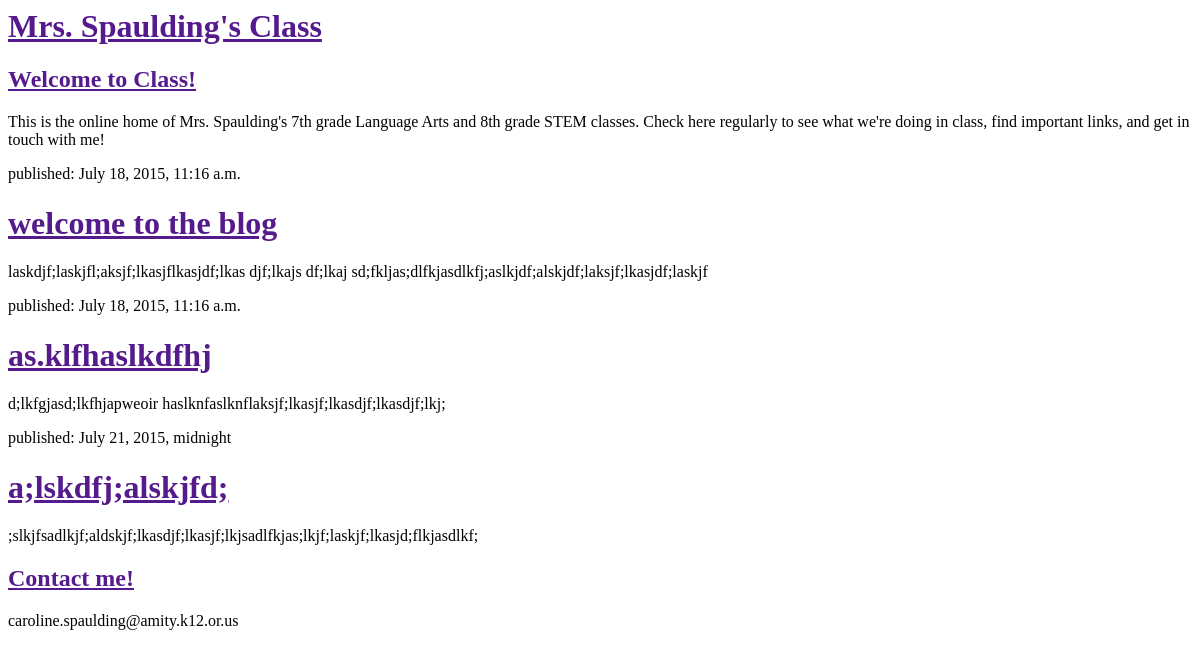
Before: / with the older database file.
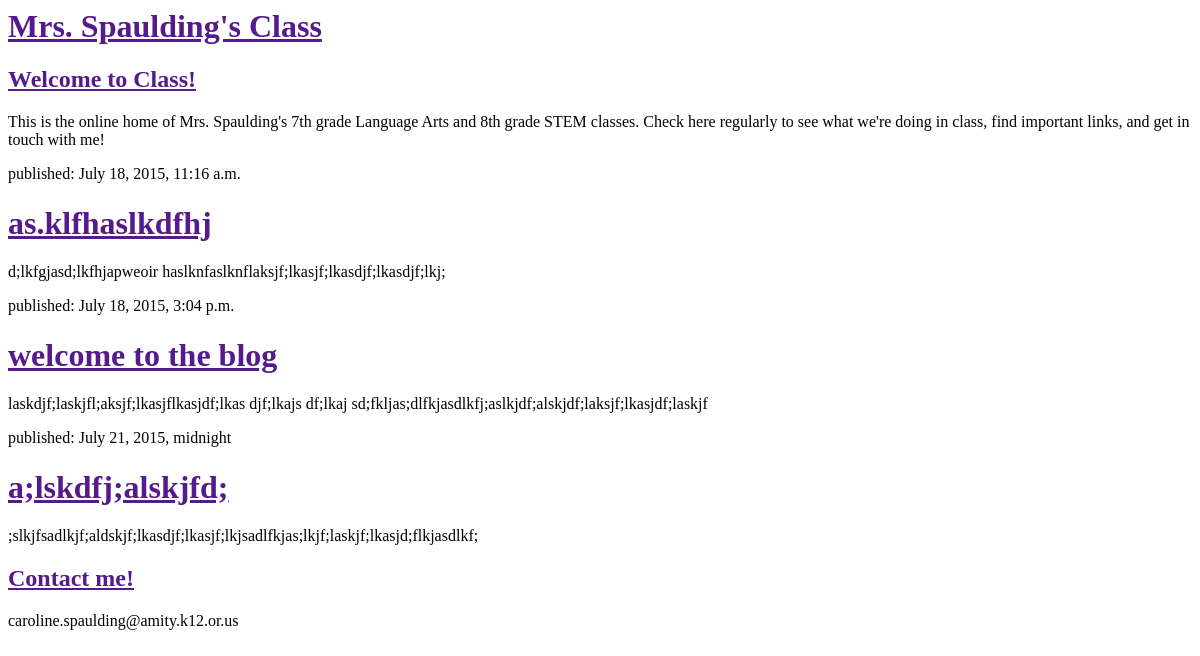
After: the same page with the newer database file.
### blog/models.py (models this page shows, shortened)
class Post(models.Model):
	author = models.ForeignKey('auth.User')
	title = models.CharField(max_length=200)
	text = models.TextField()
	created_date = models.DateTimeField(default=timezone.now)
	published_date = models.DateTimeField(blank=True, null=True)

### blog/views.py (the view)
# urls.py: url(r'^$', views.post_list, name='post_list'),]
def post_list(request):
	posts = Post.objects.filter(published_date__lte=timezone.now()).order_by('published_date')
	return render(request, 'blog/post_list.html', {'posts': posts})

### blog/templates/blog/post_list.html (shortened to what this page needs)
<html>
    <head>
    </head>
    <body>
        <div>
           <h1><a href="">Mrs. Spaulding's Class</a></h1>
        </div>
        <div>
            <h2><a href="">Welcome to Class!</a></h2>
            <p>This is the online home of Mrs. Spaulding's 7th grade Language Arts and 8th grade STEM classes. Check here regularly to see what we're doing in class, find important links, and get in touch with me!</p>
        </div>
        {% for post in posts %}
    <div>
        <p>published: {{ post.published_date }}</p>
        <h1><a href="">{{ post.title }}</a></h1>
        <p>{{ post.text|linebreaks }}</p>
    </div>
{% endfor %}
        <div>
            <h2><a href="">Contact me!</a></h2>
            <p>caroline.spaulding@amity.k12.or.us</p>
        </div>
    </body>
</html>

Changed rows visible on the page:
shown differently, row unchanged: Post "as.klfhaslkdfhj": moves up the list
changed Post "welcome to the blog": published_date "July 18, 2015, 11:16 a.m." → "July 18, 2015, 3:04 p.m."
